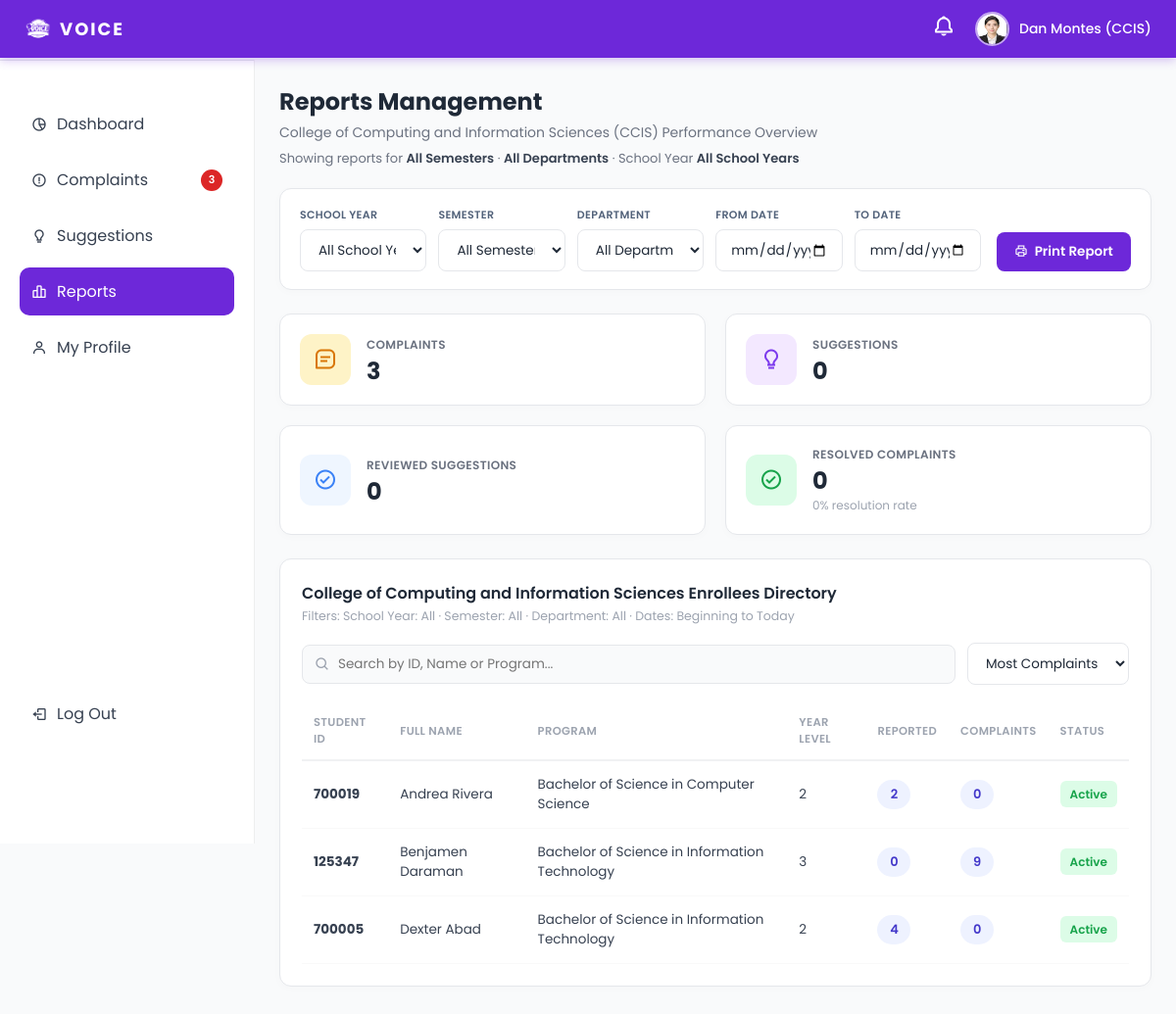
/Ui-main/dean/dean_reports.php (signed in), run on the app's committed database.
### tables this page shows
CREATE TABLE `dean_profiles` (
  `id` int(11) NOT NULL,
  `user_id` int(11) NOT NULL,
  `first_name` varchar(50) NOT NULL,
  `last_name` varchar(50) NOT NULL,
  `college_id` int(11) DEFAULT NULL,
  `phone` varchar(20) DEFAULT NULL,
  `office` varchar(100) DEFAULT NULL,
  `status` enum('active','inactive') DEFAULT 'active',
  `profile_photo` varchar(255) DEFAULT NULL,
  `created_at` timestamp NOT NULL DEFAULT current_timestamp()
);

CREATE TABLE `colleges` (
  `id` int(11) NOT NULL,
  `code` varchar(20) NOT NULL,
  `name` varchar(150) NOT NULL,
  `status` enum('active','inactive') DEFAULT 'active',
  `created_at` timestamp NOT NULL DEFAULT current_timestamp()
);

CREATE TABLE `student_profiles` (
  `id` int(11) NOT NULL,
  `user_id` int(11) NOT NULL,
  `student_number` varchar(20) NOT NULL,
  `first_name` varchar(50) NOT NULL,
  `last_name` varchar(50) NOT NULL,
  `middle_name` varchar(50) DEFAULT NULL,
  `gender` enum('male','female','other') DEFAULT NULL,
  `contact_number` varchar(20) DEFAULT NULL,
  `college_id` int(11) DEFAULT NULL,
  `year_level` tinyint(4) DEFAULT NULL,
  `section` varchar(10) DEFAULT NULL,
  `school_year` varchar(20) DEFAULT NULL,
  `id_document` varchar(255) DEFAULT NULL,
  `status` enum('pending','active','inactive') DEFAULT 'pending',
  `created_at` timestamp NOT NULL DEFAULT current_timestamp(),
  `program_id` int(11) DEFAULT NULL,
  `complaint_count` int(11) NOT NULL DEFAULT 0
);

CREATE TABLE `programs` (
  `id` int(11) NOT NULL,
  `college_id` int(11) NOT NULL,
  `code` varchar(20) NOT NULL,
  `name` varchar(150) NOT NULL,
  `status` enum('active','inactive') DEFAULT 'active',
  `created_at` timestamp NOT NULL DEFAULT current_timestamp()
);

### Ui-main/dean/dean_reports.php (the view, shortened to what the rows shown need)
<?php
require_once '../db_connection.php';
if (!function_exists('e')) {
    function e($value): string
    {
        return htmlspecialchars((string)$value, ENT_QUOTES, 'UTF-8');
    }
}
$deanProfileStmt = $pdo->prepare('SELECT college_id, first_name, last_name FROM dean_profiles WHERE user_id = ?');
$deanProfileStmt->execute([$_SESSION['user_id']]);
$deanProfile = $deanProfileStmt->fetch(PDO::FETCH_ASSOC);
$collegeId = $deanProfile['college_id'] ?? null;
$collegeId = (int)$collegeId;
$collegeStmt = $pdo->prepare('SELECT code, name FROM colleges WHERE id = ?');
$collegeStmt->execute([$collegeId]);
$collegeInfo = $collegeStmt->fetch(PDO::FETCH_ASSOC);
$collegeName = $collegeInfo['name'] ?? 'Unknown College';
$departmentsStmt = $pdo->prepare('SELECT id, name FROM programs WHERE college_id = ? ORDER BY name ASC');
$departmentsStmt->execute([$collegeId]);
$departments = $departmentsStmt->fetchAll(PDO::FETCH_ASSOC);
$departmentIds = array_map(static fn($d) => (int)$d['id'], $departments);
$programId = (int)($_GET['department'] ?? 0);
if ($programId <= 0 || !in_array($programId, $departmentIds, true)) {
    $programId = 0;
}
$selectedDepartmentName = '';
$schoolYear = trim((string)($_GET['school_year'] ?? ''));
$semester = trim((string)($_GET['semester'] ?? ''));
if (!in_array($semester, ['1', '2'], true)) {
    $semester = '';
}
$dateFrom = trim((string)($_GET['date_from'] ?? ''));
$dateTo = trim((string)($_GET['date_to'] ?? ''));
$reportRangeStart = $dateFrom !== '' ? $dateFrom . ' 00:00:00' : '';
$reportRangeEnd = $dateTo !== ''
    ? (new DateTimeImmutable($dateTo))->modify('+1 day')->format('Y-m-d 00:00:00')
    : '';
function dean_reports_semester_clause(string $alias, string $semester, array &$params, string $prefix): string
{
    return '';
}
function dean_reports_range_clause(string $alias, string $rangeStart, string $rangeEnd, array &$params, string $prefix): string
{
    $clause = '';
    return $clause;
}
function dean_reports_scoped_count(PDO $pdo, string $table, int $collegeId, int $programId, string $schoolYear, string $semester, string $rangeStart, string $rangeEnd, string $statusClause = ''): int
{
    $alias = $table === 'complaints' ? 'c' : 's';
    $sql = "SELECT COUNT(*) FROM {$table} {$alias}";
    $params = [':college_id' => $collegeId];
    $sql .= " WHERE {$alias}.college_id = :college_id";
    $sql .= dean_reports_semester_clause($alias, $semester, $params, $alias . '_semester');
    $sql .= dean_reports_range_clause($alias, $rangeStart, $rangeEnd, $params, $alias . '_range');
    if ($statusClause !== '') {
        $sql .= " AND {$statusClause}";
    }
    $stmt = $pdo->prepare($sql);
    $stmt->execute($params);
    return (int)$stmt->fetchColumn();
}
$totalSuggestions = dean_reports_scoped_count($pdo, 'suggestions', $collegeId, $programId, $schoolYear, $semester, $reportRangeStart, $reportRangeEnd);
$reviewedSuggestions = dean_reports_scoped_count($pdo, 'suggestions', $collegeId, $programId, $schoolYear, $semester, $reportRangeStart, $reportRangeEnd, "s.status = 'reviewed'");
$directoryWhere = 'sp.college_id = :college_id';
$directoryParams = [':college_id' => $collegeId];
$reportedSubquery = '(SELECT COUNT(*) FROM complaint_student_links csl INNER JOIN complaints rc ON rc.id = csl.complaint_id WHERE csl.student_id = sp.id';
$complaintsSubquery = '(SELECT COUNT(*) FROM complaints fc WHERE fc.student_id = sp.id';
$reportedSubquery .= dean_reports_semester_clause('rc', $semester, $directoryParams, 'semester_reported');
$complaintsSubquery .= dean_reports_semester_clause('fc', $semester, $directoryParams, 'semester_filed');
$reportedSubquery .= dean_reports_range_clause('rc', $reportRangeStart, $reportRangeEnd, $directoryParams, 'range_reported');
$complaintsSubquery .= dean_reports_range_clause('fc', $reportRangeStart, $reportRangeEnd, $directoryParams, 'range_filed');
$reportedSubquery .= ') AS times_reported';
$complaintsSubquery .= ') AS complaints_filed';
$sortSql = ' ORDER BY sp.first_name, sp.last_name';
$baseSql = "SELECT
        sp.id as sp_id,
        sp.student_number,
        sp.first_name,
        sp.last_name,
        u.username as username,
        prog.name as program,
        sp.year_level,
        sp.status,
        {$reportedSubquery},
        {$complaintsSubquery}
    FROM student_profiles sp
    LEFT JOIN users u ON sp.user_id = u.id
    LEFT JOIN programs prog ON sp.program_id = prog.id
    WHERE {$directoryWhere}";
$sql = $baseSql . $sortSql . ' LIMIT 50';
$studentStmt = $pdo->prepare($sql);
$studentStmt->execute($directoryParams);
$students = $studentStmt->fetchAll(PDO::FETCH_ASSOC);
$students = array_values(array_filter($students, static function (array $student): bool {
    return (int)($student['times_reported'] ?? 0) > 0 || (int)($student['complaints_filed'] ?? 0) > 0;
}));
?>
<!DOCTYPE html>
<html lang="en">
<head>
<link href='https://unpkg.com/boxicons@2.1.4/css/boxicons.min.css' rel='stylesheet'>
</head>
<body>
<?php include 'dean_topbar.php'; ?>
<?php include 'dean_sidebar.php'; ?>
<div class="main">
    <div class="page-header">
        <h2>Reports Management</h2>
    </div>
    <p class="page-subtitle"><?php echo e($collegeName); ?> (<?php echo e($collegeCode); ?>) Performance Overview</p>
    <p class="filter-summary">
        Showing reports for
        <strong><?php echo $semester !== '' ? 'Semester ' . e($semester) : 'All Semesters'; ?></strong> &middot;
        <strong><?php echo $programId > 0 ? e($selectedDepartmentName) : 'All Departments'; ?></strong> &middot;
        School Year <strong><?php echo $schoolYear !== '' ? e($schoolYear) : 'All School Years'; ?></strong>
    </p>
    <div class="filter-bar no-print">
        <form method="GET" class="filter-form" id="reportFilterForm">
        </form>
        <div class="filter-actions">
        </div>
    </div>
    <div class="metrics-grid">
        <div class="metric-card">
        </div>
        <div class="metric-card">
        </div>
        <div class="metric-card">
        </div>
        <div class="metric-card">
        </div>
    </div>
    <div class="data-card directory-card">
        <div class="card-header">
            <div>
                <h3><?php echo e($collegeName); ?> Enrollees Directory</h3>
                <p>Filters: School Year: <?php echo $schoolYear !== '' ? e($schoolYear) : 'All'; ?> &middot;
                    Semester: <?php echo $semester !== '' ? e($semester === '1' ? '1st Semester' : '2nd Semester') : 'All'; ?> &middot;
                    Department: <?php echo $programId > 0 ? e($selectedDepartmentName) : 'All'; ?> &middot;
                    Dates: <?php echo e($dateFrom !== '' ? $dateFrom : 'Beginning'); ?> to <?php echo e($dateTo !== '' ? $dateTo : 'Today'); ?></p>
            </div>
        </div>
        <form method="GET" class="directory-toolbar no-print">
        </form>
        <div style="overflow-x:auto;">
            <table>
                <thead>
                    <tr>
                        <th>Student ID</th>
                        <th>Full Name</th>
                        <th>Program</th>
                        <th>Year Level</th>
                        <th>Reported</th>
                        <th>Complaints</th>
                        <th>Status</th>
                    </tr>
                </thead>
                <tbody>
                    <?php if (empty($students)): ?>
                    <tr>
                        <td colspan="7" style="text-align:center;color:#aaa">No data found for selected filters</td>
                    </tr>
                    <?php else: ?>
                        <?php foreach ($students as $student): ?>
                        <tr>
                            <td><strong><?php echo e($student['student_number'] ?? $student['username'] ?? 'N/A'); ?></strong></td>
                            <td><?php echo e(trim(($student['first_name'] ?? '') . ' ' . ($student['last_name'] ?? ''))); ?></td>
                            <td><?php echo e($student['program'] ?? 'N/A'); ?></td>
                            <td><?php echo e($student['year_level'] ?? 'N/A'); ?></td>
                            <td><a class="complaint-count-badge" href="../reported_complaints.php?student_id=<?php echo (int)$student['sp_id']; ?>" title="View reported complaints"><?php echo (int)($student['times_reported'] ?? 0); ?></a></td>
                            <td><a class="complaint-count-badge" href="../reported_complaints.php?student_id=<?php echo (int)$student['sp_id']; ?>&view=complaints" title="View student complaints"><?php echo (int)($student['complaints_filed'] ?? 0); ?></a></td>
                            <td><span class="status-<?php echo strtolower($student['status'] ?? 'active'); ?>"><?php echo ucfirst($student['status'] ?? 'active'); ?></span></td>
                        </tr>
                        <?php endforeach; ?>
                    <?php endif; ?>
                </tbody>
            </table>
        </div>
    </div>
</div>
</body>
</html>

### Ui-main/dean/dean_topbar.php (shortened to what the rows shown need)
<?php
require_once __DIR__ . '/../db_connection.php';
$topbarProfilePic = '';
$topbarDisplayName = trim((string)($_SESSION['full_name'] ?? 'Dean User'));
if (isset($_SESSION['user_id'])) {
    try {
        $hasPhotoColumn = false;
        $photoCheck = $pdo->query("SHOW COLUMNS FROM dean_profiles LIKE 'profile_photo'");
        if ($photoCheck && $photoCheck->fetch()) {
            $hasPhotoColumn = true;
        }
        if ($hasPhotoColumn) {
            $deanStmt = $pdo->prepare(
                'SELECT dp.first_name, dp.last_name, dp.profile_photo, c.code AS college_code
                 FROM dean_profiles dp
                 LEFT JOIN colleges c ON c.id = dp.college_id
                 WHERE dp.user_id = :user_id
                 LIMIT 1'
            );
            $deanStmt->execute([':user_id' => (int)$_SESSION['user_id']]);
            $deanProfile = $deanStmt->fetch(PDO::FETCH_ASSOC) ?: null;
            if ($deanProfile) {
                $fullName = trim(((string)($deanProfile['first_name'] ?? '')) . ' ' . ((string)($deanProfile['last_name'] ?? '')));
                if ($fullName !== '') {
                    $topbarDisplayName = $fullName;
                }
                $collegeCode = trim((string)($deanProfile['college_code'] ?? ''));
                if ($collegeCode !== '') {
                    $topbarDisplayName .= ' (' . $collegeCode . ')';
                }
                $photo = trim((string)($deanProfile['profile_photo'] ?? ''));
                if ($photo !== '') {
                    if (stripos($photo, 'http://') === 0 || stripos($photo, 'https://') === 0) {
                        $topbarProfilePic = $photo;
                    } else {
                        $topbarProfilePic = '../' . ltrim($photo, '/');
                    }
                }
            }
        }
    } catch (PDOException $e) {
    }
}
?>
<link href='https://unpkg.com/boxicons@2.1.4/css/boxicons.min.css' rel='stylesheet'>
<div class="topbar">
    <div class="topbar-right">
        <div class="profile-container" id="profileIcon">
            <?php if ($topbarProfilePic !== ''): ?>
                <img class="profile-pic" src="<?php echo htmlspecialchars($topbarProfilePic, ENT_QUOTES, 'UTF-8'); ?>" alt="profile">
            <?php endif; ?>
            <span><?php echo htmlspecialchars($topbarDisplayName, ENT_QUOTES, 'UTF-8'); ?></span>
        </div>
    </div>
</div>

### data on the page
dean_profiles: profile_photo (picture), topbarDisplayName "Dan Montes (CCIS)", college.code "CCIS"
colleges: name "College of Computing and Information Sciences"
student_profiles: student_number "700019", first_name+last_name "Andrea Rivera", program.name "Bachelor of Science in Computer Science", year_level "2", times_reported "2", complaints_filed "0", status "Active"
student_profiles: student_number "125347", first_name+last_name "Benjamen Daraman", program.name "Bachelor of Science in Information Technology", year_level "3", times_reported "0", complaints_filed "9", status "Active"
student_profiles: student_number "700005", first_name+last_name "Dexter Abad", program.name "Bachelor of Science in Information Technology", year_level "2", times_reported "4", complaints_filed "0", status "Active"

### other printed values
$pendingComplaintCount "3"
$totalComplaints "3"
$totalSuggestions "0"
$reviewedSuggestions "0"
$resolvedComplaints "0"
$resolvedRate "0"
$dateFrom !== '' ? $dateFrom : 'Beginning' "Beginning"
$dateTo !== '' ? $dateTo : 'Today' "Today"
